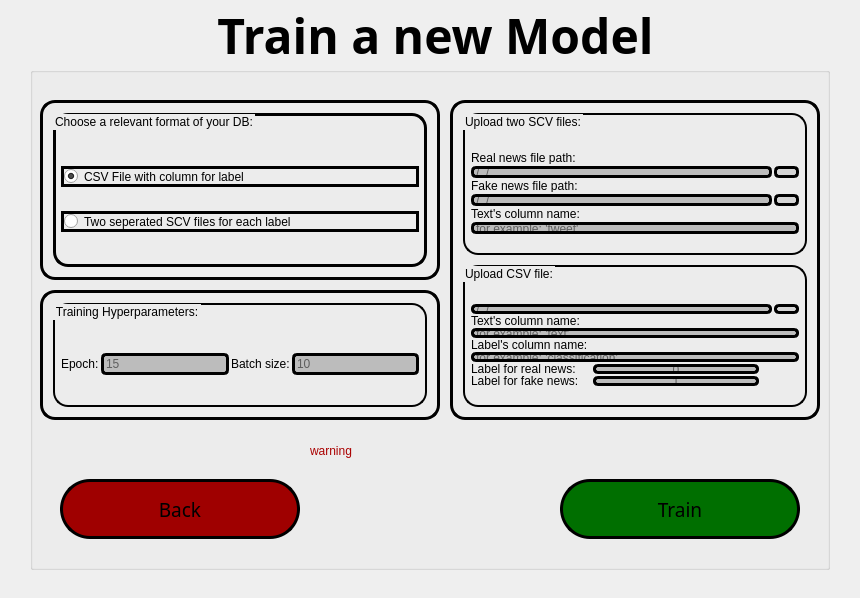
<?xml version="1.0" encoding="UTF-8"?>
<ui version="4.0">
 <class>TrainNewsModelWindow</class>
 <widget class="QMainWindow" name="TrainNewsModelWindow">
  <property name="geometry">
   <rect>
    <x>0</x>
    <y>0</y>
    <width>860</width>
    <height>598</height>
   </rect>
  </property>
  <property name="windowTitle">
   <string>Train Fake News Model</string>
  </property>
  <widget class="QWidget" name="centralwidget">
   <widget class="QLabel" name="backgroundImg">
    <property name="geometry">
     <rect>
      <x>0</x>
      <y>0</y>
      <width>860</width>
      <height>600</height>
     </rect>
    </property>
    <property name="text">
     <string/>
    </property>
    <property name="pixmap">
     <pixmap>../RESOURCES/background2.jpg</pixmap>
    </property>
    <property name="scaledContents">
     <bool>true</bool>
    </property>
   </widget>
   <widget class="QGroupBox" name="groupBox">
    <property name="enabled">
     <bool>true</bool>
    </property>
    <property name="geometry">
     <rect>
      <x>30</x>
      <y>0</y>
      <width>800</width>
      <height>570</height>
     </rect>
    </property>
    <property name="palette">
     <palette>
      <active>
       <colorrole role="WindowText">
        <brush brushstyle="SolidPattern">
         <color alpha="255">
          <red>0</red>
          <green>0</green>
          <blue>0</blue>
         </color>
        </brush>
       </colorrole>
       <colorrole role="Button">
        <brush brushstyle="SolidPattern">
         <color alpha="255">
          <red>0</red>
          <green>0</green>
          <blue>127</blue>
         </color>
        </brush>
       </colorrole>
       <colorrole role="Text">
        <brush brushstyle="SolidPattern">
         <color alpha="255">
          <red>0</red>
          <green>0</green>
          <blue>0</blue>
         </color>
        </brush>
       </colorrole>
       <colorrole role="ButtonText">
        <brush brushstyle="SolidPattern">
         <color alpha="255">
          <red>0</red>
          <green>0</green>
          <blue>0</blue>
         </color>
        </brush>
       </colorrole>
       <colorrole role="Base">
        <brush brushstyle="SolidPattern">
         <color alpha="255">
          <red>255</red>
          <green>255</green>
          <blue>255</blue>
         </color>
        </brush>
       </colorrole>
       <colorrole role="ToolTipText">
        <brush brushstyle="SolidPattern">
         <color alpha="255">
          <red>0</red>
          <green>0</green>
          <blue>0</blue>
         </color>
        </brush>
       </colorrole>
      </active>
      <inactive>
       <colorrole role="WindowText">
        <brush brushstyle="SolidPattern">
         <color alpha="255">
          <red>0</red>
          <green>0</green>
          <blue>0</blue>
         </color>
        </brush>
       </colorrole>
       <colorrole role="Button">
        <brush brushstyle="SolidPattern">
         <color alpha="255">
          <red>0</red>
          <green>0</green>
          <blue>127</blue>
         </color>
        </brush>
       </colorrole>
       <colorrole role="Text">
        <brush brushstyle="SolidPattern">
         <color alpha="255">
          <red>0</red>
          <green>0</green>
          <blue>0</blue>
         </color>
        </brush>
       </colorrole>
       <colorrole role="ButtonText">
        <brush brushstyle="SolidPattern">
         <color alpha="255">
          <red>0</red>
          <green>0</green>
          <blue>0</blue>
         </color>
        </brush>
       </colorrole>
       <colorrole role="Base">
        <brush brushstyle="SolidPattern">
         <color alpha="255">
          <red>255</red>
          <green>255</green>
          <blue>255</blue>
         </color>
        </brush>
       </colorrole>
       <colorrole role="ToolTipText">
        <brush brushstyle="SolidPattern">
         <color alpha="255">
          <red>0</red>
          <green>0</green>
          <blue>0</blue>
         </color>
        </brush>
       </colorrole>
      </inactive>
      <disabled>
       <colorrole role="WindowText">
        <brush brushstyle="SolidPattern">
         <color alpha="255">
          <red>0</red>
          <green>0</green>
          <blue>0</blue>
         </color>
        </brush>
       </colorrole>
       <colorrole role="Button">
        <brush brushstyle="SolidPattern">
         <color alpha="255">
          <red>0</red>
          <green>0</green>
          <blue>127</blue>
         </color>
        </brush>
       </colorrole>
       <colorrole role="Text">
        <brush brushstyle="SolidPattern">
         <color alpha="255">
          <red>0</red>
          <green>0</green>
          <blue>0</blue>
         </color>
        </brush>
       </colorrole>
       <colorrole role="ButtonText">
        <brush brushstyle="SolidPattern">
         <color alpha="255">
          <red>0</red>
          <green>0</green>
          <blue>0</blue>
         </color>
        </brush>
       </colorrole>
       <colorrole role="Base">
        <brush brushstyle="SolidPattern">
         <color alpha="255">
          <red>240</red>
          <green>240</green>
          <blue>240</blue>
         </color>
        </brush>
       </colorrole>
       <colorrole role="ToolTipText">
        <brush brushstyle="SolidPattern">
         <color alpha="255">
          <red>0</red>
          <green>0</green>
          <blue>0</blue>
         </color>
        </brush>
       </colorrole>
      </disabled>
     </palette>
    </property>
    <property name="font">
     <font>
      <family>Sitka Heading</family>
      <pointsize>36</pointsize>
      <weight>75</weight>
      <bold>true</bold>
      <underline>false</underline>
     </font>
    </property>
    <property name="styleSheet">
     <string notr="true">color: rgb(0, 0, 0);
                    </string>
    </property>
    <property name="title">
     <string>Train a new Model</string>
    </property>
    <property name="alignment">
     <set>Qt::AlignCenter</set>
    </property>
    <widget class="QPushButton" name="trainBtn">
     <property name="enabled">
      <bool>true</bool>
     </property>
     <property name="geometry">
      <rect>
       <x>530</x>
       <y>479</y>
       <width>240</width>
       <height>60</height>
      </rect>
     </property>
     <property name="font">
      <font>
       <family>Sitka Small</family>
       <pointsize>14</pointsize>
       <weight>9</weight>
       <italic>false</italic>
       <bold>false</bold>
      </font>
     </property>
     <property name="acceptDrops">
      <bool>false</bool>
     </property>
     <property name="autoFillBackground">
      <bool>false</bool>
     </property>
     <property name="styleSheet">
      <string notr="true">background-color: rgb(0, 111, 0);
font: 75 14pt &quot;Sitka Small&quot;;
color: rgb(0, 0, 0);
border-width: 3px;
border-radius: 30px;
border-color: rgb(0, 0, 0);
border-style: solid;</string>
     </property>
     <property name="text">
      <string>Train</string>
     </property>
     <property name="checkable">
      <bool>false</bool>
     </property>
     <property name="autoDefault">
      <bool>false</bool>
     </property>
     <property name="default">
      <bool>false</bool>
     </property>
     <property name="flat">
      <bool>false</bool>
     </property>
    </widget>
    <widget class="QPushButton" name="backBtn">
     <property name="enabled">
      <bool>true</bool>
     </property>
     <property name="geometry">
      <rect>
       <x>30</x>
       <y>479</y>
       <width>240</width>
       <height>60</height>
      </rect>
     </property>
     <property name="font">
      <font>
       <family>Sitka Small</family>
       <pointsize>14</pointsize>
       <weight>9</weight>
       <italic>false</italic>
       <bold>false</bold>
      </font>
     </property>
     <property name="acceptDrops">
      <bool>false</bool>
     </property>
     <property name="autoFillBackground">
      <bool>false</bool>
     </property>
     <property name="styleSheet">
      <string notr="true">
                            background-color: rgb(159, 0, 0);
font: 75 14pt &quot;Sitka Small&quot;;
color: rgb(0, 0, 0);
border-width: 3px;
border-radius: 30px;
border-color: rgb(0, 0, 0);
border-style: solid;
                        </string>
     </property>
     <property name="text">
      <string>Back</string>
     </property>
     <property name="icon">
      <iconset>
       <normaloff>../RESOURCES/left_icon.png</normaloff>../RESOURCES/left_icon.png</iconset>
     </property>
     <property name="iconSize">
      <size>
       <width>24</width>
       <height>24</height>
      </size>
     </property>
     <property name="checkable">
      <bool>false</bool>
     </property>
     <property name="autoDefault">
      <bool>false</bool>
     </property>
     <property name="default">
      <bool>false</bool>
     </property>
     <property name="flat">
      <bool>false</bool>
     </property>
    </widget>
    <widget class="QFrame" name="verticalFrame1">
     <property name="geometry">
      <rect>
       <x>420</x>
       <y>100</y>
       <width>370</width>
       <height>320</height>
      </rect>
     </property>
     <property name="font">
      <font>
       <family>Sitka Small</family>
       <pointsize>8</pointsize>
       <weight>50</weight>
       <italic>false</italic>
       <bold>false</bold>
      </font>
     </property>
     <property name="autoFillBackground">
      <bool>false</bool>
     </property>
     <property name="styleSheet">
      <string notr="true">border-width: 3px;
                            border-radius: 15px;
                            border-color: rgb(0, 0, 0);
                            border-style: solid;
                            font: 8pt &quot;Sitka Small&quot;;
                            color: rgb(0, 0, 0);
                            background-color: qlineargradient(spread:pad, x1:0.996, y1:0.0340909, x2:1, y2:0, stop:1
                            rgba(100, 104, 108, 170));
                        </string>
     </property>
     <layout class="QVBoxLayout" name="verticalLayout">
      <property name="spacing">
       <number>10</number>
      </property>
      <property name="leftMargin">
       <number>10</number>
      </property>
      <property name="topMargin">
       <number>10</number>
      </property>
      <property name="rightMargin">
       <number>10</number>
      </property>
      <property name="bottomMargin">
       <number>10</number>
      </property>
      <item>
       <widget class="QGroupBox" name="verticalGroupBox11">
        <property name="styleSheet">
         <string notr="true">border-width: 2px;
font: 10pt &quot;Sitka Small&quot;;</string>
        </property>
        <property name="title">
         <string>Upload two SCV files:</string>
        </property>
        <layout class="QVBoxLayout" name="verticalLayout_6" stretch="0,0,0,0,0,0">
         <property name="spacing">
          <number>2</number>
         </property>
         <property name="leftMargin">
          <number>5</number>
         </property>
         <property name="topMargin">
          <number>36</number>
         </property>
         <property name="rightMargin">
          <number>5</number>
         </property>
         <property name="bottomMargin">
          <number>18</number>
         </property>
         <item>
          <widget class="QLabel" name="label114">
           <property name="styleSheet">
            <string notr="true">border-width: 0px;
font: 8pt &quot;Sitka Small&quot;;</string>
           </property>
           <property name="text">
            <string>Real news file path:</string>
           </property>
          </widget>
         </item>
         <item>
          <layout class="QHBoxLayout" name="horizontalLayout111">
           <item>
            <widget class="QLineEdit" name="inputPath1111">
             <property name="styleSheet">
              <string notr="true">border-width: 3px;
                                                            border-radius: 5px;
                                                            border-color: rgb(0, 0, 0);
                                                            border-style: solid;
                                                            background-color: rgb(188, 188, 188);
                                                            color: rgb(0, 0, 0);
font: 8pt &quot;Sitka Small&quot;;
                                                        </string>
             </property>
             <property name="text">
              <string/>
             </property>
             <property name="readOnly">
              <bool>true</bool>
             </property>
             <property name="placeholderText">
              <string>/../..</string>
             </property>
            </widget>
           </item>
           <item>
            <widget class="QToolButton" name="uploadBtn1112">
             <property name="minimumSize">
              <size>
               <width>0</width>
               <height>0</height>
              </size>
             </property>
             <property name="mouseTracking">
              <bool>false</bool>
             </property>
             <property name="autoFillBackground">
              <bool>false</bool>
             </property>
             <property name="styleSheet">
              <string notr="true">background-color: rgb(212, 212, 212);
                                                            border-width: 3px;
                                                            border-radius: 5px;
                                                            border-color: rgb(0, 0, 0);
                                                            border-style: solid;
                                                        </string>
             </property>
             <property name="text">
              <string/>
             </property>
             <property name="icon">
              <iconset>
               <normaloff>../RESOURCES/upload_icon.png</normaloff>../RESOURCES/upload_icon.png</iconset>
             </property>
            </widget>
           </item>
          </layout>
         </item>
         <item>
          <widget class="QLabel" name="label115">
           <property name="styleSheet">
            <string notr="true">border-width: 0px;
font: 8pt &quot;Sitka Small&quot;;</string>
           </property>
           <property name="text">
            <string>Fake news file path:</string>
           </property>
          </widget>
         </item>
         <item>
          <layout class="QHBoxLayout" name="horizontalLayout112">
           <item>
            <widget class="QLineEdit" name="inputPath1121">
             <property name="styleSheet">
              <string notr="true">border-width: 3px;
                                                            border-radius: 5px;
                                                            border-color: rgb(0, 0, 0);
                                                            border-style: solid;
                                                            background-color: rgb(188, 188, 188);
                                                            color: rgb(0, 0, 0);
font: 8pt &quot;Sitka Small&quot;;                                                     </string>
             </property>
             <property name="text">
              <string/>
             </property>
             <property name="readOnly">
              <bool>true</bool>
             </property>
             <property name="placeholderText">
              <string>/../..</string>
             </property>
            </widget>
           </item>
           <item>
            <widget class="QToolButton" name="uploadBtn1122">
             <property name="minimumSize">
              <size>
               <width>0</width>
               <height>0</height>
              </size>
             </property>
             <property name="mouseTracking">
              <bool>false</bool>
             </property>
             <property name="autoFillBackground">
              <bool>false</bool>
             </property>
             <property name="styleSheet">
              <string notr="true">background-color: rgb(212, 212, 212);
                                                            border-width: 3px;
                                                            border-radius: 5px;
                                                            border-color: rgb(0, 0, 0);
                                                            border-style: solid;
                                                        </string>
             </property>
             <property name="text">
              <string/>
             </property>
             <property name="icon">
              <iconset>
               <normaloff>../RESOURCES/upload_icon.png</normaloff>../RESOURCES/upload_icon.png</iconset>
             </property>
            </widget>
           </item>
          </layout>
         </item>
         <item>
          <widget class="QLabel" name="label116">
           <property name="styleSheet">
            <string notr="true">border-width: 0px;
font: 8pt &quot;Sitka Small&quot;;</string>
           </property>
           <property name="text">
            <string>Text's column name:</string>
           </property>
          </widget>
         </item>
         <item>
          <widget class="QLineEdit" name="inputTextColumnName113">
           <property name="enabled">
            <bool>true</bool>
           </property>
           <property name="autoFillBackground">
            <bool>false</bool>
           </property>
           <property name="styleSheet">
            <string notr="true">border-width: 3px;
                                                            border-radius: 5px;
                                                            border-color: rgb(0, 0, 0);
                                                            border-style: solid;
                                                            background-color: rgb(188, 188, 188);
                                                            color: rgb(0, 0, 0);
                                                        
font: 8pt &quot;Sitka Small&quot;;</string>
           </property>
           <property name="text">
            <string/>
           </property>
           <property name="placeholderText">
            <string>for example: 'tweet'</string>
           </property>
          </widget>
         </item>
        </layout>
       </widget>
      </item>
      <item>
       <widget class="QGroupBox" name="verticalGroupBox12">
        <property name="styleSheet">
         <string notr="true">border-width: 2px;
font: 10pt &quot;Sitka Small&quot;;</string>
        </property>
        <property name="title">
         <string>Upload CSV file:</string>
        </property>
        <layout class="QVBoxLayout" name="verticalLayout_5" stretch="0,0,0,0,0,0,0">
         <property name="spacing">
          <number>2</number>
         </property>
         <property name="leftMargin">
          <number>5</number>
         </property>
         <property name="topMargin">
          <number>36</number>
         </property>
         <property name="rightMargin">
          <number>5</number>
         </property>
         <property name="bottomMargin">
          <number>18</number>
         </property>
         <item>
          <layout class="QHBoxLayout" name="horizontalLayout121">
           <item>
            <widget class="QLineEdit" name="inputPath1211">
             <property name="styleSheet">
              <string notr="true">border-width: 3px;
                                                            border-radius: 5px;
                                                            border-color: rgb(0, 0, 0);
                                                            border-style: solid;
                                                            background-color: rgb(188, 188, 188);
                                                            color: rgb(0, 0, 0);
font: 8pt &quot;Sitka Small&quot;;</string>
             </property>
             <property name="readOnly">
              <bool>true</bool>
             </property>
             <property name="placeholderText">
              <string>/../..</string>
             </property>
            </widget>
           </item>
           <item>
            <widget class="QToolButton" name="uploadBtn1212">
             <property name="minimumSize">
              <size>
               <width>0</width>
               <height>0</height>
              </size>
             </property>
             <property name="mouseTracking">
              <bool>false</bool>
             </property>
             <property name="autoFillBackground">
              <bool>false</bool>
             </property>
             <property name="styleSheet">
              <string notr="true">background-color: rgb(212, 212, 212);
                                                            border-width: 3px;
                                                            border-radius: 5px;
                                                            border-color: rgb(0, 0, 0);
                                                            border-style: solid;
                                                        </string>
             </property>
             <property name="text">
              <string/>
             </property>
             <property name="icon">
              <iconset>
               <normaloff>../RESOURCES/upload_icon.png</normaloff>../RESOURCES/upload_icon.png</iconset>
             </property>
            </widget>
           </item>
          </layout>
         </item>
         <item>
          <widget class="QLabel" name="text126">
           <property name="styleSheet">
            <string notr="true">border-width: 0px;
font: 8pt &quot;Sitka Small&quot;;</string>
           </property>
           <property name="text">
            <string>Text's column name:</string>
           </property>
          </widget>
         </item>
         <item>
          <layout class="QHBoxLayout" name="horizontalLayout122">
           <property name="topMargin">
            <number>0</number>
           </property>
           <property name="bottomMargin">
            <number>0</number>
           </property>
           <item>
            <widget class="QLineEdit" name="inputTextColumnName1221">
             <property name="styleSheet">
              <string notr="true">border-width: 3px;
                                                            border-radius: 5px;
                                                            border-color: rgb(0, 0, 0);
                                                            border-style: solid;
                                                            background-color: rgb(188, 188, 188);
                                                            color: rgb(0, 0, 0);
font: 8pt &quot;Sitka Small&quot;;
                                                        </string>
             </property>
             <property name="placeholderText">
              <string>for example: 'text'</string>
             </property>
            </widget>
           </item>
          </layout>
         </item>
         <item>
          <widget class="QLabel" name="label127">
           <property name="styleSheet">
            <string notr="true">border-width: 0px;
font: 8pt &quot;Sitka Small&quot;;</string>
           </property>
           <property name="text">
            <string>Label's column name:</string>
           </property>
          </widget>
         </item>
         <item>
          <layout class="QHBoxLayout" name="horizontalLayout123">
           <property name="topMargin">
            <number>0</number>
           </property>
           <property name="bottomMargin">
            <number>0</number>
           </property>
           <item>
            <widget class="QLineEdit" name="inputLabelColumnName1231">
             <property name="styleSheet">
              <string notr="true">border-width: 3px;
                                                            border-radius: 5px;
                                                            border-color: rgb(0, 0, 0);
                                                            border-style: solid;
                                                            background-color: rgb(188, 188, 188);
                                                            color: rgb(0, 0, 0);
font: 8pt &quot;Sitka Small&quot;;
                                                        </string>
             </property>
             <property name="placeholderText">
              <string>for example: 'classification'</string>
             </property>
            </widget>
           </item>
          </layout>
         </item>
         <item>
          <layout class="QHBoxLayout" name="horizontalLayout124">
           <property name="spacing">
            <number>14</number>
           </property>
           <property name="topMargin">
            <number>0</number>
           </property>
           <property name="rightMargin">
            <number>40</number>
           </property>
           <property name="bottomMargin">
            <number>0</number>
           </property>
           <item>
            <widget class="QLabel" name="label1241">
             <property name="styleSheet">
              <string notr="true">border-width: 0px;
font: 8pt &quot;Sitka Small&quot;;
</string>
             </property>
             <property name="text">
              <string>Label for real news: </string>
             </property>
            </widget>
           </item>
           <item>
            <widget class="QLineEdit" name="inputRealLabel1242">
             <property name="styleSheet">
              <string notr="true">border-width: 3px;
                                                            border-radius: 5px;
                                                            border-color: rgb(0, 0, 0);
                                                            border-style: solid;
                                                            background-color: rgb(188, 188, 188);
                                                            color: rgb(0, 0, 0);
font: 8pt &quot;Sitka Small&quot;;
                                                        </string>
             </property>
             <property name="alignment">
              <set>Qt::AlignCenter</set>
             </property>
             <property name="placeholderText">
              <string>0</string>
             </property>
            </widget>
           </item>
          </layout>
         </item>
         <item>
          <layout class="QHBoxLayout" name="horizontalLayout125">
           <property name="spacing">
            <number>11</number>
           </property>
           <property name="leftMargin">
            <number>0</number>
           </property>
           <property name="rightMargin">
            <number>40</number>
           </property>
           <item>
            <widget class="QLabel" name="label1251">
             <property name="styleSheet">
              <string notr="true">border-width: 0px;
font: 8pt &quot;Sitka Small&quot;;</string>
             </property>
             <property name="text">
              <string>Label for fake news: </string>
             </property>
            </widget>
           </item>
           <item>
            <widget class="QLineEdit" name="inputFakeLabel1252">
             <property name="styleSheet">
              <string notr="true">border-width: 3px;
                                                            border-radius: 5px;
                                                            border-color: rgb(0, 0, 0);
                                                            border-style: solid;
                                                            background-color: rgb(188, 188, 188);
                                                            color: rgb(0, 0, 0);
font: 8pt &quot;Sitka Small&quot;;
                                                        
</string>
             </property>
             <property name="alignment">
              <set>Qt::AlignCenter</set>
             </property>
             <property name="dragEnabled">
              <bool>false</bool>
             </property>
             <property name="placeholderText">
              <string>1</string>
             </property>
            </widget>
           </item>
          </layout>
         </item>
        </layout>
       </widget>
      </item>
     </layout>
    </widget>
    <widget class="QLabel" name="errorMsg">
     <property name="geometry">
      <rect>
       <x>280</x>
       <y>430</y>
       <width>81</width>
       <height>41</height>
      </rect>
     </property>
     <property name="layoutDirection">
      <enum>Qt::RightToLeft</enum>
     </property>
     <property name="styleSheet">
      <string notr="true">background-color: qlineargradient(spread:pad, x1:0.983, y1:0.00568182,
                            x2:0.996, y2:0, stop:1 rgba(48, 48, 48, 143));
                            color: rgb(170, 0, 0);
                            font: 75 8pt &quot;System&quot;;
                            border-radius: 10px;
                            border-style: solid;
                            border-width: 0px
                        </string>
     </property>
     <property name="text">
      <string>warning</string>
     </property>
     <property name="margin">
      <number>5</number>
     </property>
    </widget>
    <widget class="QFrame" name="verticalFrame2">
     <property name="geometry">
      <rect>
       <x>10</x>
       <y>100</y>
       <width>400</width>
       <height>180</height>
      </rect>
     </property>
     <property name="font">
      <font>
       <family>Sitka Small</family>
       <pointsize>8</pointsize>
       <weight>50</weight>
       <italic>false</italic>
       <bold>false</bold>
      </font>
     </property>
     <property name="autoFillBackground">
      <bool>false</bool>
     </property>
     <property name="styleSheet">
      <string notr="true">border-width: 3px;
                            border-radius: 15px;
                            border-color: rgb(0, 0, 0);
                            border-style: solid;
                            font: 8pt &quot;Sitka Small&quot;;
                            color: rgb(0, 0, 0);
                            background-color: qlineargradient(spread:pad, x1:0.996, y1:0.0340909, x2:1, y2:0, stop:1
                            rgba(100, 104, 108, 170));
                        </string>
     </property>
     <layout class="QVBoxLayout" name="verticalLayout_3">
      <property name="spacing">
       <number>10</number>
      </property>
      <property name="leftMargin">
       <number>10</number>
      </property>
      <property name="topMargin">
       <number>10</number>
      </property>
      <property name="rightMargin">
       <number>10</number>
      </property>
      <property name="bottomMargin">
       <number>10</number>
      </property>
      <item>
       <widget class="QGroupBox" name="verticalGroupBox21">
        <property name="title">
         <string>Choose a relevant format of your DB:</string>
        </property>
        <layout class="QVBoxLayout" name="verticalLayout_2" stretch="0,0">
         <property name="spacing">
          <number>10</number>
         </property>
         <property name="leftMargin">
          <number>5</number>
         </property>
         <property name="topMargin">
          <number>36</number>
         </property>
         <property name="rightMargin">
          <number>5</number>
         </property>
         <property name="bottomMargin">
          <number>18</number>
         </property>
         <item>
          <layout class="QHBoxLayout" name="horizontalLayout211">
           <item>
            <widget class="QRadioButton" name="radioButton2111">
             <property name="autoFillBackground">
              <bool>false</bool>
             </property>
             <property name="text">
              <string>CSV File with column for label</string>
             </property>
             <property name="checked">
              <bool>true</bool>
             </property>
            </widget>
           </item>
          </layout>
         </item>
         <item>
          <layout class="QHBoxLayout" name="horizontalLayout212">
           <item>
            <widget class="QRadioButton" name="radioButton2121">
             <property name="text">
              <string>Two seperated SCV files for each label</string>
             </property>
            </widget>
           </item>
          </layout>
         </item>
        </layout>
       </widget>
      </item>
     </layout>
    </widget>
    <widget class="QFrame" name="verticalFrame3">
     <property name="geometry">
      <rect>
       <x>10</x>
       <y>290</y>
       <width>400</width>
       <height>130</height>
      </rect>
     </property>
     <property name="font">
      <font>
       <family>Sitka Small</family>
       <pointsize>8</pointsize>
       <weight>50</weight>
       <italic>false</italic>
       <bold>false</bold>
      </font>
     </property>
     <property name="autoFillBackground">
      <bool>false</bool>
     </property>
     <property name="styleSheet">
      <string notr="true">border-width: 3px;
                            border-radius: 15px;
                            border-color: rgb(0, 0, 0);
                            border-style: solid;
                            font: 8pt &quot;Sitka Small&quot;;
                            color: rgb(0, 0, 0);
                            background-color: qlineargradient(spread:pad, x1:0.996, y1:0.0340909, x2:1, y2:0, stop:1
                            rgba(100, 104, 108, 170));
                        </string>
     </property>
     <layout class="QVBoxLayout" name="verticalLayout_4">
      <property name="spacing">
       <number>10</number>
      </property>
      <property name="leftMargin">
       <number>10</number>
      </property>
      <property name="topMargin">
       <number>10</number>
      </property>
      <property name="rightMargin">
       <number>10</number>
      </property>
      <property name="bottomMargin">
       <number>10</number>
      </property>
      <item>
       <widget class="QGroupBox" name="verticalGroupBox31">
        <property name="styleSheet">
         <string notr="true">border-width: 2px;
font: 8pt &quot;Sitka Small&quot;;</string>
        </property>
        <property name="title">
         <string>Training Hyperparameters:</string>
        </property>
        <layout class="QVBoxLayout" name="verticalLayout_7" stretch="0">
         <property name="spacing">
          <number>2</number>
         </property>
         <property name="leftMargin">
          <number>5</number>
         </property>
         <property name="topMargin">
          <number>36</number>
         </property>
         <property name="rightMargin">
          <number>5</number>
         </property>
         <property name="bottomMargin">
          <number>18</number>
         </property>
         <item>
          <layout class="QHBoxLayout" name="horizontalLayout311">
           <item>
            <widget class="QLabel" name="label3111">
             <property name="styleSheet">
              <string notr="true">border-width: 0px;
</string>
             </property>
             <property name="text">
              <string>Epoch:</string>
             </property>
            </widget>
           </item>
           <item>
            <widget class="QLineEdit" name="inputEpoch3112">
             <property name="styleSheet">
              <string notr="true">border-width: 3px;
                                                            border-radius: 5px;
                                                            border-color: rgb(0, 0, 0);
                                                            border-style: solid;
                                                            background-color: rgb(188, 188, 188);
                                                            color: rgb(0, 0, 0);
font: 8pt &quot;Sitka Small&quot;;
                                                        </string>
             </property>
             <property name="text">
              <string/>
             </property>
             <property name="placeholderText">
              <string>15</string>
             </property>
            </widget>
           </item>
           <item>
            <widget class="QLabel" name="label3113">
             <property name="styleSheet">
              <string notr="true">border-width: 0px;
</string>
             </property>
             <property name="text">
              <string>Batch size:</string>
             </property>
            </widget>
           </item>
           <item>
            <widget class="QLineEdit" name="inputBatchSz3114">
             <property name="styleSheet">
              <string notr="true">border-width: 3px;
                                                            border-radius: 5px;
                                                            border-color: rgb(0, 0, 0);
                                                            border-style: solid;
                                                            background-color: rgb(188, 188, 188);
                                                            color: rgb(0, 0, 0);
font: 8pt &quot;Sitka Small&quot;;
                                                        </string>
             </property>
             <property name="text">
              <string/>
             </property>
             <property name="placeholderText">
              <string>10</string>
             </property>
            </widget>
           </item>
          </layout>
         </item>
        </layout>
       </widget>
      </item>
     </layout>
    </widget>
   </widget>
  </widget>
 </widget>
 <resources/>
 <connections/>
</ui>
